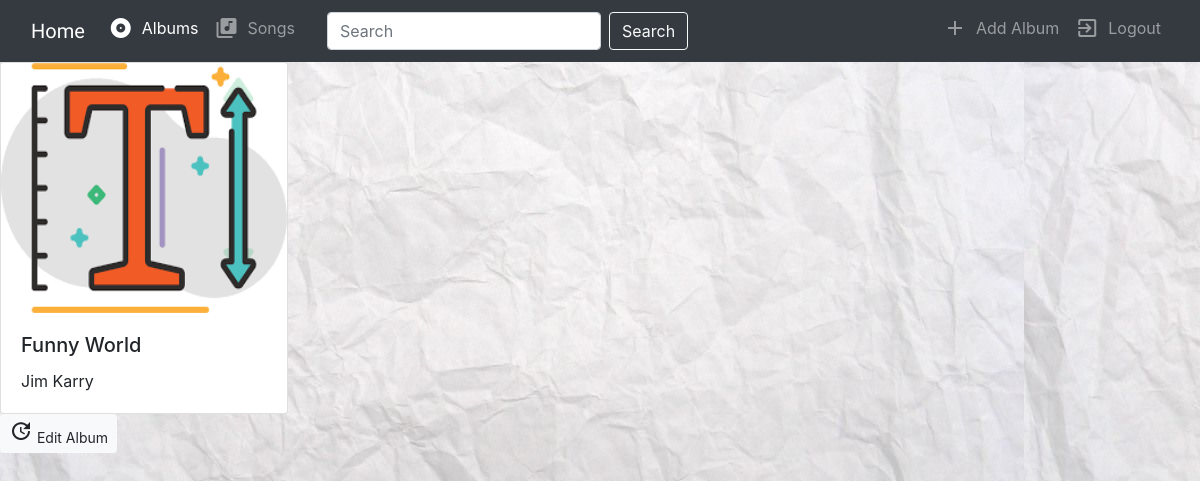
Page /music/7/ on the committed database.
### music/models.py (models this page shows, shortened)
class Album(models.Model):
	artist = models.CharField(max_length=250)
	album_title = models.CharField(max_length=500)
	genre = models.CharField(max_length=100)
	album_logo = models.FileField()

### music/views.py (the view)
# urls.py: url(r'^(?P<pk>[0-9]+)/$', views.DetailView.as_view(), name='detail'),
class DetailView(generic.DetailView):
	model = Album
	template_name = 'music/detail.html'

### music/templates/music/detail.html (shortened to what this page needs)
{% extends 'music/base.html' %}
{% block body %}
	<div class="card" style="width: 18rem;">
		<img class="card-img-top" src="{{ album.album_logo.url }}" alt="Card image cap" style="width: 100%; height: 250px;">
		<div class="card-body">
			<h5 class="card-title">{{ album.album_title }}</h5>
			<p class="card-text">{{ album.artist }}</p>
		</div>
	</div>
	<form action="{% url 'music:album-update' album.id %}" method="get" style="display: inline;">
		<button type="submit" class="btn btn-light btn-sm">
			<span style="vertical-align: top;"><i class="material-icons" style="font-size:24px">update</i> Edit Album</span>
		</button>
	</form>
{% endblock %}

### music/static/music/style.css (style rules this page uses)
body { background: white url("images/background.jpg"); }

### rows in the picture
Album: album_logo (picture), album_title "Funny World", artist "Jim Karry"
